Frame 1 (no input): blank canvas, image omitted
Frame 60 (no input): blank canvas, image omitted
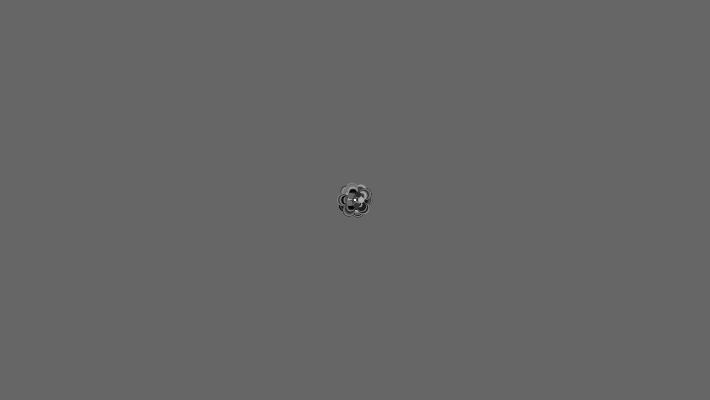
Frame 120 (the mouse pressed at the canvas centre since frame 60)

The p5.js sketch whose frames 1 and 60 were blank and that drew this single picture after the mouse press (run headless with seeded random() and noise() and a simulated clock; from frame 60 on, the mouse is pressed at the canvas centre):

// p5.js sketch
// ── sketch.js
var angle = 0;

function setup() {
  createCanvas(710, 400);
  background(102);
  noStroke();
  fill(0, 102);
}

function draw() {
  // Draw only when mouse is pressed
  if (mouseIsPressed === true) {
    angle += 5;
    var val = cos(radians(angle)) * 12.0;
    for (var a = 0; a < 360; a += 75) {
      var xoff = cos(radians(a)) * val;
      var yoff = sin(radians(a)) * val;
      fill(random(175));
      ellipse(mouseX + xoff, mouseY + yoff, val, val);
    }
    fill(255);
    ellipse(mouseX, mouseY, 2, 2);
  }
}
